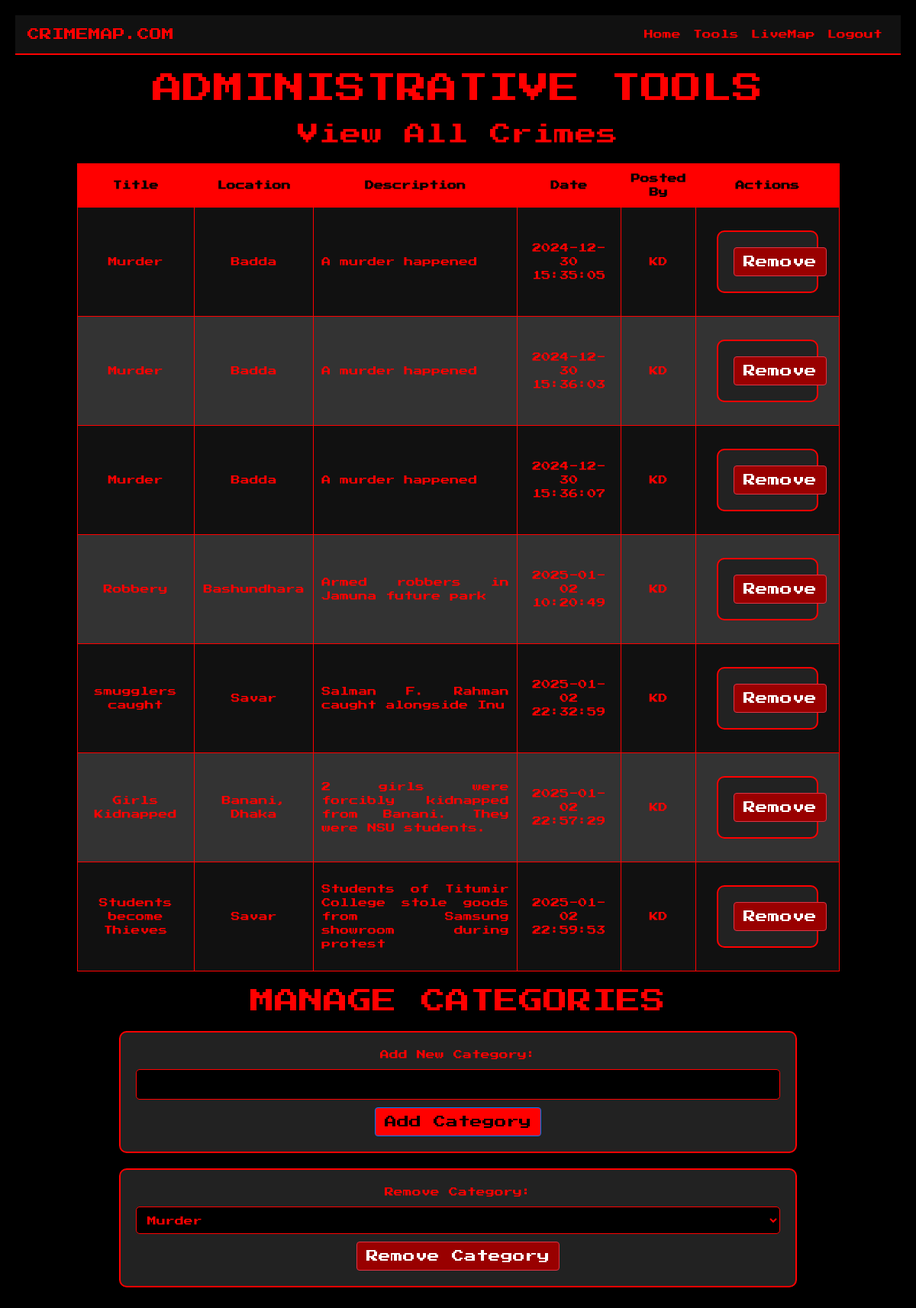
Screenshot of /admin-tools (signed in) with the database file from the repository.
### website/models.py (models this page shows)
class Crime(db.Model):
    __tablename__ = 'crime'
    __table_args__ = {'extend_existing': True}
    id = db.Column(db.Integer, primary_key=True)
    title = db.Column(db.String(100))
    location = db.Column(db.String(100))
    data = db.Column(db.String(10000))
    date = db.Column(db.DateTime(timezone=True), default=func.now())
    user_id = db.Column(db.Integer, db.ForeignKey('user.id'))

class User(db.Model, UserMixin):
    id = db.Column(db.Integer, primary_key=True)
    email = db.Column(db.String(150), unique=True)
    password = db.Column(db.String(150))
    first_name = db.Column(db.String(150))
    crimes = db.relationship('Crime')

### website/views.py (the view, shortened to what this page needs)
@views.route('/admin-tools', methods=['GET', 'POST'])
@login_required
def admin_tools():
    if current_user.id != 1:
        flash('Access denied!', category='error')
        return redirect(url_for('views.home'))
    crimes = Crime.query.all()
    for crime in crimes:
        crime.user = User.query.get(crime.user_id)
    categories = Category.query.all()
    return render_template('admin_tools.html',user=current_user, crimes=crimes, categories=categories)

### website/__init__.py (called while the page is built)
def create_app():
    app = Flask(__name__)
    app.config['SECRET_KEY'] = 'hjshjhdjah kjshkjdhjs'
    app.config['SQLALCHEMY_DATABASE_URI'] = f'sqlite:///{DB_NAME}'
    db.init_app(app)
    from .views import views
    from .auth import auth
    app.register_blueprint(views, url_prefix='/')
    app.register_blueprint(auth, url_prefix='/')
    from .models import User, Crime
    with app.app_context():
        db.create_all()
    login_manager = LoginManager()
    login_manager.login_view = 'auth.login'
    login_manager.init_app(app)
    @login_manager.user_loader
    def load_user(id):
        return User.query.get(int(id))
    return app

### website/templates/admin_tools.html (shortened to what this page needs)
{% extends "base.html" %}
{% block content %}
<!DOCTYPE html>
<html lang="en">
<head>
</head>
<body>
<h1>Administrative Tools</h1>
<h3>View All Crimes</h3>
<table>
  <thead>
    <tr>
      <th>Title</th>
      <th>Location</th>
      <th>Description</th>
      <th>Date</th>
      <th>Posted By</th>
      <th>Actions</th>
    </tr>
  </thead>
  <tbody>
    {% for crime in crimes %}
    <tr>
      <td>{{ crime.title }}</td>
      <td>{{ crime.location }}</td>
      <td style="text-align: justify;">{{ crime.data }}</td>
      <td>{{ crime.date.strftime('%Y-%m-%d %H:%M:%S') }}</td>
      <td>{{ crime.user.first_name }}</td>
      <td>
        <form method="POST" action="{{ url_for('views.delete_crime', crime_id=crime.id) }}">
          <button type="submit" class="btn btn-danger">Remove</button>
        </form>
      </td>
    </tr>
    {% endfor %}
  </tbody>
</table>
<h2>Manage Categories</h2>
<form method="POST">
  <label for="category-name">Add New Category:</label>
  <input type="text" name="category-name" id="category-name" required />
  <button type="submit" name="add-category" class="btn btn-primary">Add Category</button>
</form>
<form method="POST">
  <label for="category-id">Remove Category:</label>
  <select name="category-id" id="category-id" required>
    {% for category in categories %}
    <option value="{{ category.cat_id }}">{{ category.name }}</option>
    {% endfor %}
  </select>
  <button type="submit" name="remove-category" class="btn btn-danger">Remove Category</button>
</form>
</body>
</html>
{% endblock %}

### website/templates/base.html (shortened to what this page needs)
<!DOCTYPE html>
<html lang="en">
  <head>
    <link
      rel="stylesheet"
      href="https://stackpath.bootstrapcdn.com/bootstrap/4.4.1/css/bootstrap.min.css"
    />
    <link
      rel="stylesheet"
      href="https://stackpath.bootstrapcdn.com/font-awesome/4.7.0/css/font-awesome.min.css"
    />
  </head>
  <body>
    <nav class="navbar navbar-expand-lg">
      <a class="navbar-brand" href="/">CRIMEMAP.COM</a>
      <div class="collapse navbar-collapse" id="navbar">
        <ul class="navbar-nav ml-auto">
          {% if current_user.is_authenticated %}
          <li class="nav-item">
            <a class="nav-link" id="home" href="/">Home</a>
          </li>
          {% if user.id == 1 %}
          <li class="nav-item">
            <a class="nav-link" id="admin-tools" href="/admin-tools">Tools</a>
          </li>
          {% endif %}
          <li class="nav-item">
            <a class="nav-link" id="logout" href="{{ url_for('views.live_map') }}">LiveMap</a>
          </li>
          <li class="nav-item">
            <a class="nav-link" id="logout" href="/logout">Logout</a>
          </li>
          {% endif %}
        </ul>
      </div>
    </nav>
    <div class="container">{% block content %} {% endblock %}</div>
  </body>
</html>

### website/templates/base.html (style rules this page uses)
body { background-color: #000; color: #f00; font-family: 'Press Start 2P', cursive; margin: 0; padding: 0; }
.navbar { font-family: 'Press Start 2P', cursive; background-color: #111; border-bottom: 2px solid #f00; }
.navbar-brand { color: #f00 !important; text-transform: uppercase; font-size: 16px; }
.nav-link { color: #f00 !important; font-size: 12px; }
.container { margin-top: 20px; }

### website/templates/admin_tools.html (style rules this page uses)
body { background-color: #000; color: #f00; font-family: 'Press Start 2P', cursive; text-align: center; margin: 0; padding: 20px; }
h1, h2 { color: #f00; text-transform: uppercase; margin-bottom: 20px; }
table { width: 90%; margin: 20px auto; border-collapse: collapse; background-color: #222; color: #f00; font-size: 12px; }
th, td { padding: 10px; border: 1px solid #f00; text-align: center; }
th { background-color: #f00; color: #000; }
tr:nth-child(even) { background-color: #333; }
tr:nth-child(odd) { background-color: #111; }
button { padding: 10px 15px; border: none; border-radius: 5px; font-family: 'Press Start 2P', cursive; font-size: 12px; cursor: pointer; }
.btn-primary { background-color: #f00; color: #000; }
.btn-danger { background-color: #900; color: #fff; }
form { width: 80%; margin: 20px auto; padding: 20px; background-color: #222; border: 2px solid #f00; border-radius: 10px; }
label { display: block; color: #f00; font-size: 12px; margin-bottom: 10px; }
input, select { width: 100%; padding: 10px; margin-bottom: 10px; border: 1px solid #f00; border-radius: 5px; background-color: #000; color: #f00; font-family: 'Press Start 2P', cursive; font-size: 12px; }

### rows the page displays
Crime: title "Murder", location "Badda", data "A murder happened", date "2024-12-30 15:35:05", user.first_name "KD"
Crime: title "Murder", location "Badda", data "A murder happened", date "2024-12-30 15:36:03", user.first_name "KD"
Crime: title "Murder", location "Badda", data "A murder happened", date "2024-12-30 15:36:07", user.first_name "KD"
Crime: title "Robbery", location "Bashundhara", data "Armed robbers in Jamuna future park", date "2025-01-02 10:20:49", user.first_name "KD"
Crime: title "smugglers caught", location "Savar", data "Salman F. Rahman caught alongside Inu", date "2025-01-02 22:32:59", user.first_name "KD"
Crime: title "Girls Kidnapped", location "Banani, Dhaka", data "2 girls were forcibly kidnapped from Banani. They were NSU students.", date "2025-01-02 22:57:29", user.first_name "KD"
Crime: title "Students become Thieves", location "Savar", data "Students of Titumir College stole goods from Samsung showroom during protest", date "2025-01-02 22:59:53", user.first_name "KD"

### other values shown
form field category-id "Murder"
